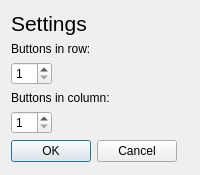
<?xml version="1.0" encoding="UTF-8"?>
<ui version="4.0">
 <class>SettingsDialog</class>
 <widget class="QDialog" name="SettingsDialog">
  <property name="geometry">
   <rect>
    <x>0</x>
    <y>0</y>
    <width>200</width>
    <height>175</height>
   </rect>
  </property>
  <property name="sizePolicy">
   <sizepolicy hsizetype="Minimum" vsizetype="Minimum">
    <horstretch>0</horstretch>
    <verstretch>0</verstretch>
   </sizepolicy>
  </property>
  <property name="windowTitle">
   <string>Settings</string>
  </property>
  <property name="modal">
   <bool>true</bool>
  </property>
  <layout class="QFormLayout" name="formLayout">
   <property name="fieldGrowthPolicy">
    <enum>QFormLayout::AllNonFixedFieldsGrow</enum>
   </property>
   <item row="0" column="0">
    <widget class="QLabel" name="heading">
     <property name="font">
      <font>
       <pointsize>16</pointsize>
      </font>
     </property>
     <property name="text">
      <string>Settings</string>
     </property>
    </widget>
   </item>
   <item row="1" column="0">
    <widget class="QLabel" name="labelInRow">
     <property name="text">
      <string>Buttons in row:</string>
     </property>
    </widget>
   </item>
   <item row="3" column="0" colspan="2">
    <widget class="QLabel" name="labelInColumn">
     <property name="text">
      <string>Buttons in column:</string>
     </property>
    </widget>
   </item>
   <item row="4" column="0">
    <widget class="QSpinBox" name="inColumn">
     <property name="minimum">
      <number>1</number>
     </property>
     <property name="maximum">
      <number>30</number>
     </property>
    </widget>
   </item>
   <item row="2" column="0">
    <widget class="QSpinBox" name="inRow">
     <property name="minimum">
      <number>1</number>
     </property>
     <property name="maximum">
      <number>30</number>
     </property>
    </widget>
   </item>
   <item row="5" column="0">
    <widget class="QDialogButtonBox" name="buttonBox">
     <property name="orientation">
      <enum>Qt::Horizontal</enum>
     </property>
     <property name="standardButtons">
      <set>QDialogButtonBox::Cancel|QDialogButtonBox::Ok</set>
     </property>
    </widget>
   </item>
  </layout>
 </widget>
 <tabstops>
  <tabstop>inRow</tabstop>
  <tabstop>inColumn</tabstop>
  <tabstop>buttonBox</tabstop>
 </tabstops>
 <resources/>
 <connections>
  <connection>
   <sender>buttonBox</sender>
   <signal>accepted()</signal>
   <receiver>SettingsDialog</receiver>
   <slot>accept()</slot>
   <hints>
    <hint type="sourcelabel">
     <x>184</x>
     <y>153</y>
    </hint>
    <hint type="destinationlabel">
     <x>157</x>
     <y>174</y>
    </hint>
   </hints>
  </connection>
  <connection>
   <sender>buttonBox</sender>
   <signal>rejected()</signal>
   <receiver>SettingsDialog</receiver>
   <slot>reject()</slot>
   <hints>
    <hint type="sourcelabel">
     <x>184</x>
     <y>159</y>
    </hint>
    <hint type="destinationlabel">
     <x>199</x>
     <y>174</y>
    </hint>
   </hints>
  </connection>
 </connections>
</ui>
